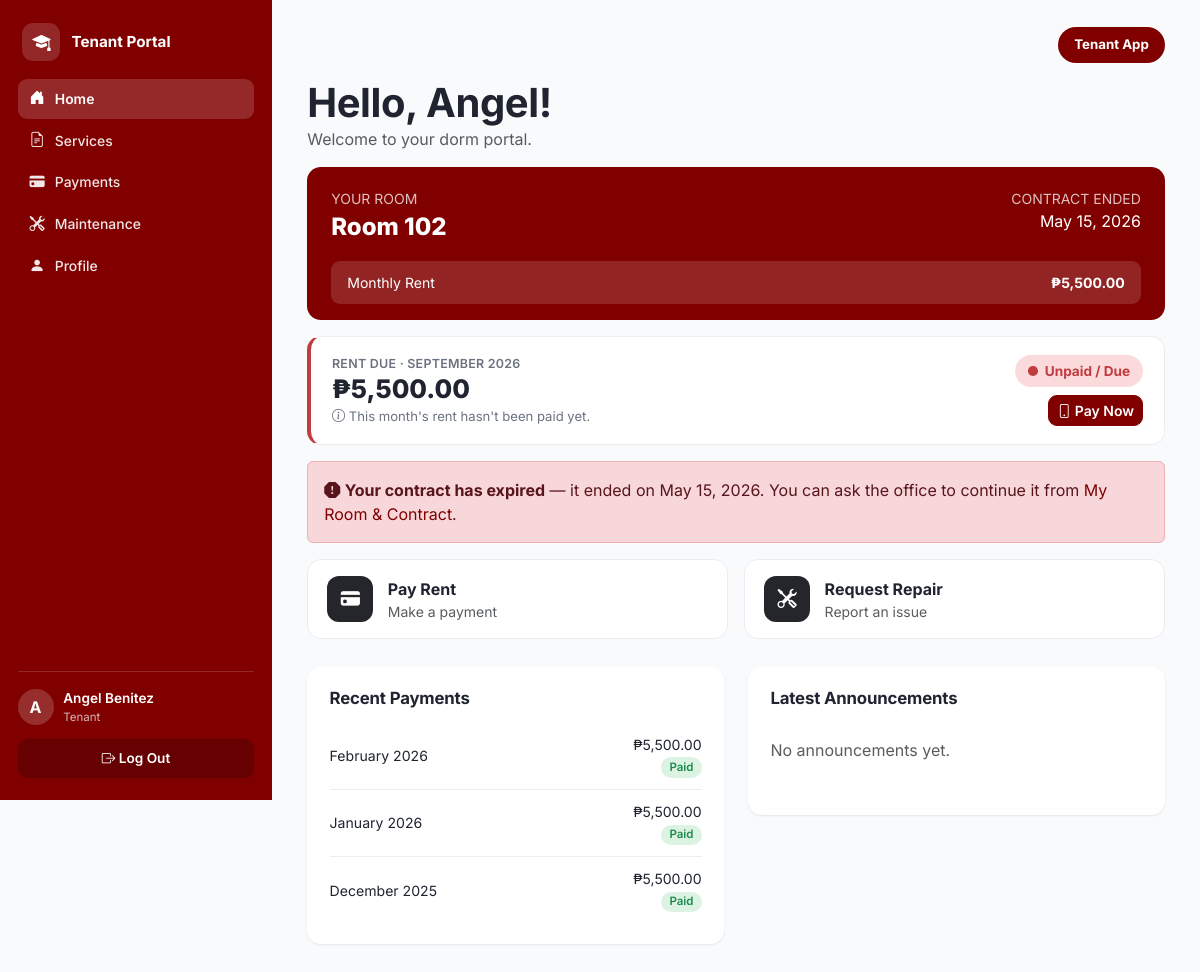
The page /tenant/dashboard.php (signed in) on the database its author committed.
### tables this page shows
CREATE TABLE dorm_rooms (
  room_id      INT UNSIGNED AUTO_INCREMENT PRIMARY KEY,
  room_number  VARCHAR(10)  NOT NULL,
  room_type    VARCHAR(50)  NOT NULL,         
  capacity     TINYINT UNSIGNED NOT NULL DEFAULT 1,
  monthly_rate DECIMAL(10,2) NOT NULL,
  floor_number TINYINT NOT NULL DEFAULT 1,
  status       ENUM('Available','Occupied','Under Maintenance','Reserved')
               NOT NULL DEFAULT 'Available',
  description  TEXT,
  date_added   TIMESTAMP NOT NULL DEFAULT CURRENT_TIMESTAMP,
  UNIQUE KEY uq_room_number (room_number),
  INDEX idx_room_status (status),
  INDEX idx_room_type (room_type)
);

CREATE TABLE contracts (
  contract_id      INT UNSIGNED AUTO_INCREMENT PRIMARY KEY,
  tenant_id        INT UNSIGNED NOT NULL,
  room_id          INT UNSIGNED NOT NULL,
  monthly_rent     DECIMAL(10,2) NOT NULL,
  security_deposit DECIMAL(10,2) NOT NULL DEFAULT 0,
  contract_start   DATE NOT NULL,
  contract_end     DATE NOT NULL,
  contract_status  ENUM('Active','Expiring Soon','Expired','Terminated')
                   NOT NULL DEFAULT 'Active',
  contract_file    VARCHAR(255) DEFAULT NULL,  
   
   
   
  renewal_requested_at DATETIME DEFAULT NULL,   
  last_renewed_at      DATETIME DEFAULT NULL,
  renewal_count        INT UNSIGNED NOT NULL DEFAULT 0,
  terminated_at        DATETIME DEFAULT NULL,
  termination_reason   TEXT DEFAULT NULL,
  created_at       TIMESTAMP NOT NULL DEFAULT CURRENT_TIMESTAMP,
  CONSTRAINT fk_contract_tenant FOREIGN KEY (tenant_id) REFERENCES tenants(tenant_id) ON DELETE CASCADE,
  CONSTRAINT fk_contract_room   FOREIGN KEY (room_id)   REFERENCES dorm_rooms(room_id),
  INDEX idx_contract_status (contract_status),
  INDEX idx_contract_end (contract_end)
);

CREATE TABLE payments (
  payment_id        INT UNSIGNED AUTO_INCREMENT PRIMARY KEY,
  contract_id       INT UNSIGNED NOT NULL,
  tenant_id         INT UNSIGNED NOT NULL,
  payment_amount    DECIMAL(10,2) NOT NULL,
  payment_for_month VARCHAR(20)  DEFAULT NULL,   
  payment_date      DATE DEFAULT NULL,
  due_date          DATE DEFAULT NULL,
  payment_status    ENUM('Pending','Paid','Overdue','Failed') NOT NULL DEFAULT 'Pending',
  payment_method    VARCHAR(50) DEFAULT NULL,      
  reference_no      VARCHAR(100) DEFAULT NULL,
  receipt_file      VARCHAR(255) DEFAULT NULL,
  paymongo_checkout_id VARCHAR(100) DEFAULT NULL,  
  paymongo_payment_id  VARCHAR(100) DEFAULT NULL,  
  webhook_received_at  TIMESTAMP NULL DEFAULT NULL,
  reminder_sent     BOOLEAN NOT NULL DEFAULT FALSE,
  created_at        TIMESTAMP NOT NULL DEFAULT CURRENT_TIMESTAMP,
  CONSTRAINT fk_payment_contract FOREIGN KEY (contract_id) REFERENCES contracts(contract_id) ON DELETE CASCADE,
  CONSTRAINT fk_payment_tenant   FOREIGN KEY (tenant_id)   REFERENCES tenants(tenant_id) ON DELETE CASCADE,
  INDEX idx_payment_status (payment_status),
  INDEX idx_payment_due (due_date),
  UNIQUE INDEX idx_payment_paymongo_checkout (paymongo_checkout_id)
);

### includes/functions.php (called while the page is built, shortened)
<?php
function clean(?string $value): string
{
    return htmlspecialchars(trim($value ?? ''), ENT_QUOTES, 'UTF-8');
}
function peso($amount): string
{
    return '₱' . number_format((float) $amount, 2);
}
function status_badge_class(string $status): string
{
    $map = [
        'Active'      => 'info',
        'Paid'        => 'success',
        'Approved'    => 'success',
        'Completed'   => 'success',
        'Available'   => 'success',
        'Pending'     => 'warning',
        'Ongoing'     => 'info',
        'Reserved'    => 'info',
        'Expiring Soon' => 'warning',
        'Overdue'     => 'danger',
        'Failed'      => 'danger',
        'Evicted'     => 'danger',
        'Rejected'    => 'danger',
        'Expired'     => 'danger',
        'Terminated'  => 'danger',
        'Occupied'    => 'secondary',
        'Checked Out' => 'secondary',
        'Under Maintenance' => 'secondary',
    ];
    return $map[$status] ?? 'secondary';
}
function days_until(string $date): int
{
    $target = new DateTime($date);
    $today  = new DateTime('today');
    return (int) $today->diff($target)->format('%r%a');
}
function tenant_current_contract(PDO $db, int $tenantId): ?array
{
    $stmt = $db->prepare("
        SELECT * FROM contracts
        WHERE tenant_id = ? AND contract_status IN ('Active','Expiring Soon','Expired')
        ORDER BY FIELD(contract_status,'Active','Expiring Soon','Expired'), contract_end DESC
        LIMIT 1
    ");
    $stmt->execute([$tenantId]);
    return $stmt->fetch() ?: null;
}
function contract_is_expired(?array $contract): bool
{
    return $contract !== null
        && ($contract['contract_status'] === 'Expired' || days_until($contract['contract_end']) < 0);
}
function current_billing_month(): string
{
    return date('F Y');
}
function tenant_rent_status(PDO $db, int $tenantId, ?array $contract = null): array
{
    $month = current_billing_month();
    $stmt = $db->prepare("
        SELECT * FROM payments
        WHERE tenant_id = ?
          AND (
                LOWER(TRIM(COALESCE(payment_for_month,''))) = LOWER(?)
             OR (
                  (payment_for_month IS NULL OR payment_for_month = '')
                  AND DATE_FORMAT(COALESCE(payment_date, due_date, created_at), '%Y-%m') = DATE_FORMAT(CURDATE(), '%Y-%m')
                )
          )
        ORDER BY FIELD(payment_status,'Paid','Overdue','Pending','Failed'), payment_id DESC
        LIMIT 1
    ");
    $stmt->execute([$tenantId, $month]);
    $payment = $stmt->fetch() ?: null;
    return ['state' => 'Due', 'label' => 'Unpaid / Due', 'badge' => 'danger',
            'amount' => (float) $contract['monthly_rent'], 'month' => $month, 'payment' => $payment];
}

### includes/auth.php (called while the page is built, shortened)
<?php
function current_role(): ?string
{
    return $_SESSION['role'] ?? null;
}
function current_user_id(): ?int
{
    return $_SESSION['user_id'] ?? null;
}
function current_tenant(): ?array
{
    static $tenant = false;
    if ($tenant === false) {
        if (current_role() !== 'tenant') {
            $tenant = null;
        } else {
            $stmt = get_db()->prepare('SELECT * FROM tenants WHERE user_id = ?');
            $stmt->execute([current_user_id()]);
            $tenant = $stmt->fetch() ?: null;
        }
    }
    return $tenant;
}

### config/database.php (called while the page is built, shortened)
<?php
function get_db(): PDO
{
    static $pdo = null;
    if ($pdo === null) {
        $dsn = 'mysql:host=' . DB_HOST . ';dbname=' . DB_NAME . ';charset=utf8mb4';
        $options = [
            PDO::ATTR_ERRMODE            => PDO::ERRMODE_EXCEPTION,
            PDO::ATTR_DEFAULT_FETCH_MODE => PDO::FETCH_ASSOC,
            PDO::ATTR_EMULATE_PREPARES   => false,
        ];
        try {
            $pdo = new PDO($dsn, DB_USER, DB_PASS, $options);
        } catch (PDOException $e) {
            error_log('Database connection failed: ' . $e->getMessage());
            http_response_code(500);
            die('Database connection failed. Did you import database/schema.sql, '
              . 'and does config/database.php match your MySQL credentials? '
              . 'Check the PHP error log for the exact database error.');
        }
    }
    return $pdo;
}

### tenant/dashboard.php (the view, shortened to what this page needs)
<?php
$db = get_db();
$tenant = current_tenant();
        ?>
        <?php
$room = null;
if ($tenant['room_id']) {
    $stmt = $db->prepare('SELECT * FROM dorm_rooms WHERE room_id = ?');
    $stmt->execute([$tenant['room_id']]);
    $room = $stmt->fetch();
}
$contract = $room ? tenant_current_contract($db, (int) $tenant['tenant_id']) : null;
$contractExpired = contract_is_expired($contract);
$rent = tenant_rent_status($db, (int) $tenant['tenant_id'], $contract);
$recentPayments = $db->prepare('SELECT * FROM payments WHERE tenant_id = ? ORDER BY COALESCE(payment_date, due_date) DESC LIMIT 5');
$recentPayments->execute([$tenant['tenant_id']]);
$recentPayments = $recentPayments->fetchAll();
$notifStmt = $db->prepare("
    SELECT n.* FROM notifications n
    WHERE n.target_type = 'all'
       OR (n.target_type = 'tenant' AND n.target_value = ?)
       OR (n.target_type = 'room' AND FIND_IN_SET(?, REPLACE(n.target_value, ' ', '')))
    ORDER BY n.date_sent DESC LIMIT 4
");
$notifStmt->execute([$tenant['tenant_id'], $room['room_number'] ?? '__none__']);
$announcements = $notifStmt->fetchAll();
include __DIR__ . '/../includes/header.php';
?>
<h1 class="mb-0">Hello, <?= clean($_SESSION['first_name']) ?>!</h1>
<p class="text-muted">Welcome to your dorm portal.</p>
<?php if ($room): ?>
<div class="room-banner">
  <div class="room-banner-top">
    <div>
      <div class="text-uppercase small opacity-75">Your Room</div>
      <div class="room-banner-number">Room <?= clean($room['room_number']) ?></div>
    </div>
    <?php if ($contract): ?>
      <div class="text-end">
        <div class="text-uppercase small opacity-75">Contract <?= $contractExpired ? 'Ended' : 'Ends' ?></div>
        <div><?= clean(date('F j, Y', strtotime($contract['contract_end']))) ?></div>
      </div>
    <?php endif; ?>
  </div>
  <div class="room-banner-rate-bar"><span>Monthly Rent</span><strong><?= peso($room['monthly_rate']) ?></strong></div>
</div>
<?php
$rentCardClass = ['Paid' => 'is-paid', 'Pending' => 'is-pending', 'Overdue' => 'is-due', 'Due' => 'is-due', 'None' => 'is-none'][$rent['state']];
$rentPaid = $rent['state'] === 'Paid';
?>
<div class="rent-status-card <?= $rentCardClass ?>">
  <div>
    <div class="rent-status-label"><?= $rentPaid ? 'Rent' : 'Rent Due' ?> · <?= clean($rent['month']) ?></div>
    <div class="rent-status-amount"><?= peso($rent['amount']) ?></div>
    <div class="rent-status-note">
      <?php if ($rent['state'] === 'Paid'): ?>
        <i class="bi bi-check-circle-fill"></i> Settled<?= !empty($rent['payment']['payment_date']) ? ' on ' . clean(date('M j, Y', strtotime($rent['payment']['payment_date']))) : '' ?><?= !empty($rent['payment']['payment_method']) ? ' · ' . clean($rent['payment']['payment_method']) : '' ?>. Nothing more to pay this month.
      <?php elseif ($rent['state'] === 'Pending'): ?>
        <i class="bi bi-hourglass-split"></i> We're confirming your GCash payment — this updates to Paid on its own, no need to refresh.
      <?php elseif ($rent['state'] === 'Overdue'): ?>
        <i class="bi bi-exclamation-triangle-fill"></i> This month's rent is past its due date.
      <?php elseif ($rent['state'] === 'None'): ?>
        You don't have an active contract, so no rent is being billed right now.
      <?php else: ?>
        <i class="bi bi-info-circle"></i> This month's rent hasn't been paid yet.
      <?php endif; ?>
    </div>
  </div>
  <div class="rent-status-side">
    <span class="rent-status-pill"><span class="rent-status-dot"></span><?= clean($rent['label']) ?></span>
    <?php if (in_array($rent['state'], ['Due', 'Overdue'], true)): ?>
      <a href="<?= BASE_URL ?>/tenant/payments.php" class="btn btn-sm btn-maroon"><i class="bi bi-phone"></i> Pay Now</a>
    <?php endif; ?>
  </div>
</div>
<?php if ($contractExpired): ?>
  <div class="alert alert-danger mt-3">
    <i class="bi bi-exclamation-octagon-fill"></i> <strong>Your contract has expired</strong> — it ended on <?= clean(date('F j, Y', strtotime($contract['contract_end']))) ?>.
    <?php if (!empty($contract['renewal_requested_at'])): ?>
      You asked the office to renew it on <?= clean(date('F j, Y', strtotime($contract['renewal_requested_at']))) ?>; they'll be in touch.
    <?php else: ?>
      You can ask the office to continue it from <a href="<?= BASE_URL ?>/tenant/services.php">My Room &amp; Contract</a>.
    <?php endif; ?>
  </div>
<?php elseif ($contract && days_until($contract['contract_end']) <= 14): ?>
  <div class="alert alert-warning mt-3"><i class="bi bi-exclamation-triangle-fill"></i> Your contract expires in <?= days_until($contract['contract_end']) ?> day(s). You can <a href="<?= BASE_URL ?>/tenant/services.php">request a renewal</a> or visit the office.</div>
<?php endif; ?>
<?php else: ?>
  <div class="alert alert-info mt-3">You're approved! A room hasn't been assigned to you yet — the admin office will notify you once it is.</div>
<?php endif; ?>
<div class="quick-actions mt-3">
  <a href="<?= BASE_URL ?>/tenant/payments.php" class="quick-action-card">
    <div class="quick-action-icon"><i class="bi bi-credit-card-fill"></i></div><div><strong>Pay Rent</strong><div class="text-muted small">Make a payment</div></div>
  </a>
  <a href="<?= BASE_URL ?>/tenant/maintenance.php" class="quick-action-card">
    <div class="quick-action-icon"><i class="bi bi-tools"></i></div><div><strong>Request Repair</strong><div class="text-muted small">Report an issue</div></div>
  </a>
</div>
<div class="row g-4 mt-1">
  <div class="col-md-6">
    <div class="panel">
      <div class="panel-header"><h2>Recent Payments</h2></div>
      <?php foreach ($recentPayments as $p): ?>
        <div class="list-row">
          <div><?= clean($p['payment_for_month'] ?: date('M j, Y', strtotime($p['due_date'] ?? $p['created_at']))) ?></div>
          <div class="text-end"><?= peso($p['payment_amount']) ?><br><span class="badge badge-<?= status_badge_class($p['payment_status']) ?>"><?= clean($p['payment_status']) ?></span></div>
        </div>
      <?php endforeach; ?>
    </div>
  </div>
  <div class="col-md-6">
    <div class="panel">
      <div class="panel-header"><h2>Latest Announcements</h2></div>
      <?php if (!$announcements): ?><p class="text-muted py-3">No announcements yet.</p><?php endif; ?>
    </div>
  </div>
</div>
<?php
include __DIR__ . '/../includes/footer.php';
?>

### rows shown on the page
dorm_rooms: room_number "102", monthly_rate "₱5,500.00"
contracts: contract_end "May 15, 2026"
payments: payment_for_month "February 2026", payment_amount "₱5,500.00", payment_status "Paid"
payments: payment_for_month "January 2026", payment_amount "₱5,500.00", payment_status "Paid"
payments: payment_for_month "December 2025", payment_amount "₱5,500.00", payment_status "Paid"

### other values the page prints
$label "Home"
$label "Services"
$label "Payments"
$label "Maintenance"
$label "Profile"
substr($_SESSION['first_name'] ?? '?', 0, 1) "A"
$role "Tenant"
$_SESSION['first_name'] "Angel"
$rent['month'] "SEPTEMBER 2026"
peso($rent['amount']) "₱5,500.00"
$rent['label'] "Unpaid / Due"
